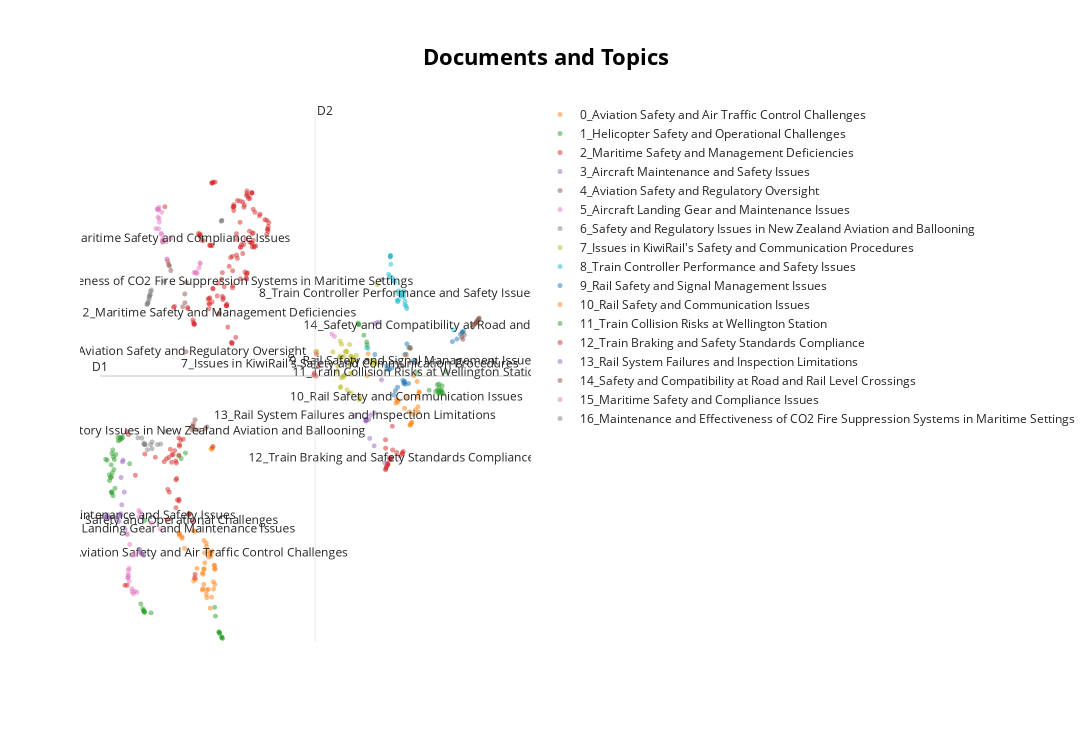

Write notebook code for a chart like this one.
### Code cell
topic_model = BERTopic.load("demo_merged_model")

all_data = pd.concat(modes_dfs)

array_embeddings = column_to_2darray(all_data['si_embedding'])

reduced_array_embeddings = UMAP(n_neighbors=7, n_components=2, min_dist=0.0, metric='cosine', random_state=42).fit_transform(array_embeddings)

visualization = topic_model.visualize_documents(all_data['si'].to_list(), embeddings=array_embeddings, reduced_embeddings=reduced_array_embeddings)

with open(os.path.join('topic_visuals', 'demo_merged_model_visual.html'), 'w') as f:
    visualization.write_html(f)

visualization
